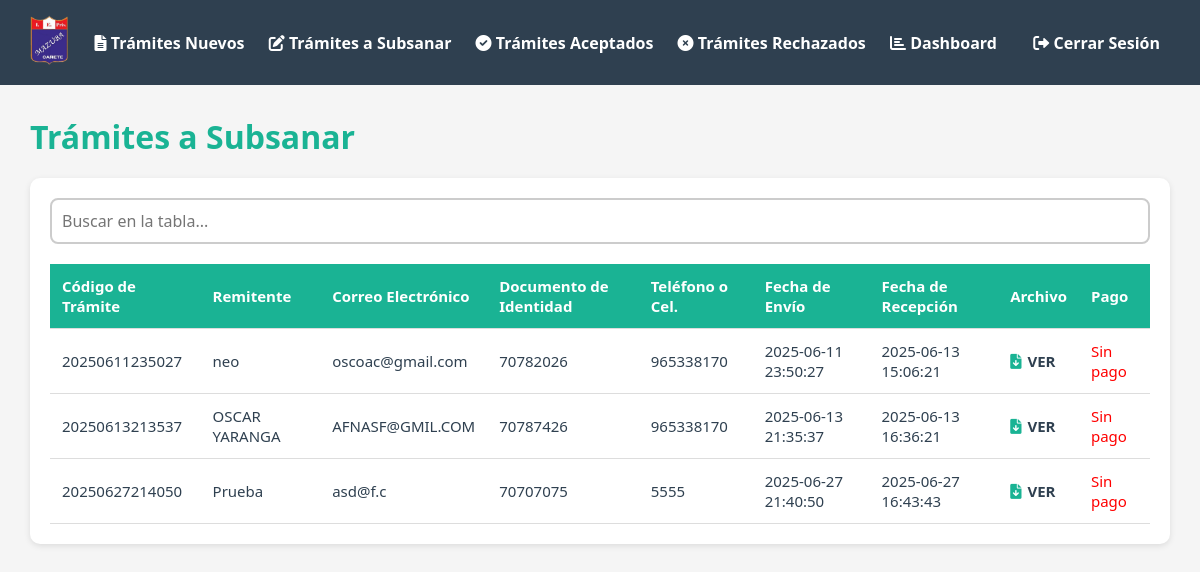
The page /SISTRAMITESNUEVO/view/Admin/tramiteSubsanarAdmin.php (signed in) on the database its author committed.
### tables this page shows
CREATE TABLE `tramites` (
  `id` int NOT NULL,
  `codigo_tramite` varchar(20) NOT NULL,
  `Remitente` varchar(100) NOT NULL,
  `email` varchar(100) NOT NULL,
  `documento_identidad` varchar(20) NOT NULL,
  `telefono` varchar(20) DEFAULT NULL,
  `fecha_envio` datetime NOT NULL,
  `fecha_recepcion` varchar(50) NOT NULL,
  `archivo` varchar(255) NOT NULL,
  `Estado` varchar(50) NOT NULL,
  `mensaje` text NOT NULL
);

### SISTRAMITESNUEVO/view/Admin/tramiteSubsanarAdmin.php (the view, shortened to what this page needs)
<!DOCTYPE html>
<html lang="en">
<head>
    <link rel="stylesheet" href="https://cdnjs.cloudflare.com/ajax/libs/font-awesome/6.0.0-beta3/css/all.min.css">
</head>
<body>
<header>
    <div class="logo">
        <img src="../../logo.png" alt="">
    </div>
    <div class="itemsNav">
        <a href="../Admin/tramiteNuevosAdmin.php"><i class="fas fa-file-alt"></i> Trámites Nuevos</a>
        <a href="../Admin/tramiteSubsanarAdmin.php"><i class="fas fa-edit"></i> Trámites a Subsanar</a>
        <a href="../Admin/tramiteAceptadosAdmin.php"><i class="fas fa-check-circle"></i> Trámites Aceptados</a>
        <a href="../Admin/tramiteRechazadosAdmin.php"><i class="fas fa-times-circle"></i> Trámites Rechazados</a>
        <a href="dashboardAdmin.php"><i class="fas fa-chart-bar"></i> Dashboard</a>
    </div>
    <div class="itemsPerfil">
        <a href="../../php/logout.php"><i class="fas fa-sign-out-alt"></i> Cerrar Sesión</a>
    </div>
</header>
<main>
    <div class="encabezado">
        <h1>Trámites a Subsanar</h1>
    </div>
    <div class="dato">
        <input type="text" id="buscar" placeholder="Buscar en la tabla...">
        <div class="contenedorTable">
            <table>
                <thead>
                    <tr>
                        <th>Código de Trámite</th>
                        <th>Remitente</th>
                        <th>Correo Electrónico</th>
                        <th>Documento de Identidad</th>
                        <th>Teléfono o Cel.</th>
                        <th>Fecha de Envío</th>
                        <th>Fecha de Recepción</th>
                        <th>Archivo</th>
                        <th>Pago</th>
                    </tr>
                </thead>
                <tbody id="tablaTramites">
                    <?php
                    $conn = new mysqli("localhost", "root", "root", "sistemacolegio");
                    $sql = "SELECT * FROM tramites WHERE Estado = 'Subsanar'";
                    $result = $conn->query($sql);
                    if ($result->num_rows > 0) {
                        while ($row = $result->fetch_assoc()) {
                            echo "<tr>";
                            echo "<td>" . htmlspecialchars($row['codigo_tramite']) . "</td>";
                            echo "<td>" . htmlspecialchars($row['Remitente']) . "</td>";
                            echo "<td>" . htmlspecialchars($row['email']) . "</td>";
                            echo "<td>" . htmlspecialchars($row['documento_identidad']) . "</td>";
                            echo "<td>" . htmlspecialchars($row['telefono']) . "</td>";
                            echo "<td>" . htmlspecialchars($row['fecha_envio']) . "</td>";
                            echo "<td>" . htmlspecialchars($row['fecha_recepcion']) . "</td>";
                            echo "<td><a href='../../pdf/" . htmlspecialchars($row['archivo']) . "' download class='download-link' style='display: inline-flex; align-items: center; text-decoration: none; font-weight: bold; color: #2f4050;'><i class='fas fa-file-download' style='color: #1ab394; margin-right: 6px;'></i>VER</a></td>";
                            if (!empty($row['comprobante_pago'])) {
                                echo "<td><a href='../../comprobantes/" . htmlspecialchars($row['comprobante_pago']) . "' target='_blank'><i class='fas fa-money-check-alt' style='color: #1ab394; margin-right: 5px;'></i>VER</a></td>";
                            } else {
                                echo "<td><span style='color:red;'>Sin pago</span></td>";
                            }
                            echo "</tr>";
                        }
                    } else {
                        echo "<tr><td colspan='9'>No se encontraron trámites a subsanar.</td></tr>";
                    }
                    ?>
                </tbody>
            </table>
        </div>
    </div>
</main>
</body>
</html>

### SISTRAMITESNUEVO/view/Admin/tramiteSubsanarAdmin.php (style rules this page uses)
* { margin: 0; padding: 0; box-sizing: border-box; font-family: 'Segoe UI', Tahoma, Geneva, Verdana, sans-serif; }
body { background-color: #f5f5f5; color: #2f4050; }
header { background-color: #2f4050; padding: 15px 30px; display: flex; justify-content: space-between; align-items: center; color: white; }
.logo img { height: 50px; }
.itemsNav a, .itemsPerfil a { color: white; margin: 0 10px; text-decoration: none; font-weight: bold; transition: color 0.3s; }
main { padding: 30px; }
.encabezado h1 { margin-bottom: 20px; color: #1ab394; }
.dato { background: white; padding: 20px; border-radius: 10px; box-shadow: 0 2px 6px rgba(0,0,0,0.1); }
.dato input { width: 100%; padding: 10px; margin-bottom: 20px; border: 2px solid #ccc; border-radius: 8px; font-size: 16px; }
.contenedorTable { overflow-x: auto; }
table { width: 100%; border-collapse: collapse; font-size: 15px; }
thead { background-color: #1ab394; color: white; }
th, td { padding: 12px; text-align: left; border-bottom: 1px solid #ddd; }
a.download-link { color: #2f4050; font-weight: bold; text-decoration: none; }

### rows shown on the page
tramites: codigo_tramite "20250611235027", Remitente "neo", email "oscoac@gmail.com", documento_identidad "70782026", telefono "965338170", fecha_envio "2025-06-11 23:50:27", fecha_recepcion "2025-06-13 15:06:21"
tramites: codigo_tramite "20250613213537", Remitente "OSCAR YARANGA", email "AFNASF@GMIL.COM", documento_identidad "70787426", telefono "965338170", fecha_envio "2025-06-13 21:35:37", fecha_recepcion "2025-06-13 16:36:21"
tramites: codigo_tramite "20250627214050", Remitente "Prueba", email "asd@f.c", documento_identidad "70707075", telefono "5555", fecha_envio "2025-06-27 21:40:50", fecha_recepcion "2025-06-27 16:43:43"
